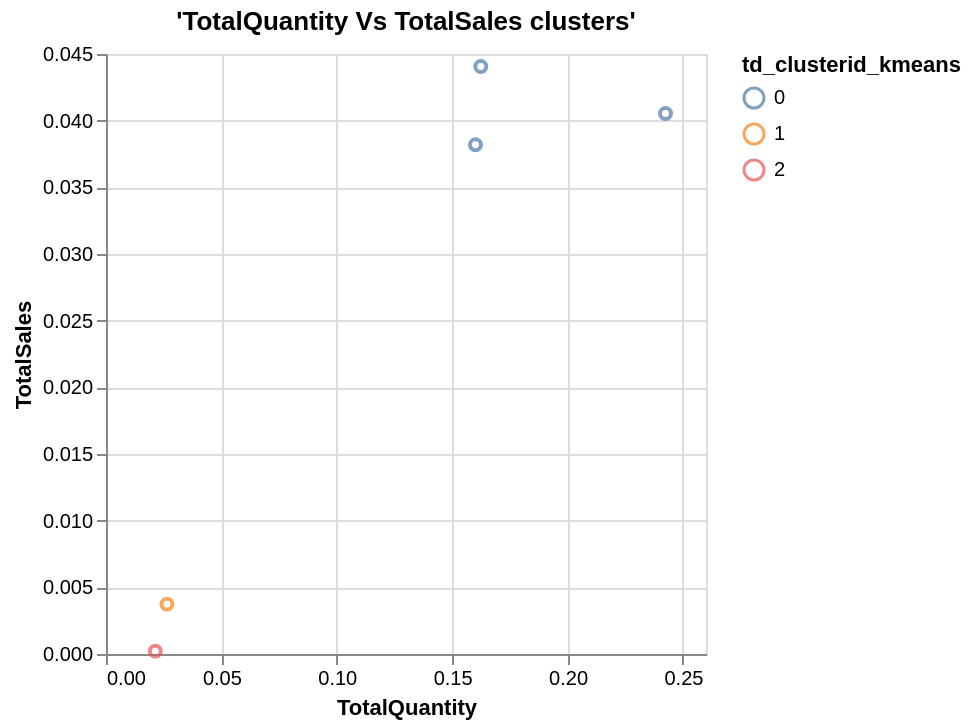

The notebook cell this image was saved under:
### Markdown cell above
<p style = 'font-size:16px;font-family:Arial'> In the above chart we have plotted TotalQuantity Vs TotalPrice to see how the clusters look like in the 2d plane where X axis is TotalQuantity and Y axis is TotalPrice. Note that this is only due to the limitation of visualization on being only in 2 dimensions where as the cluster creation is based on all 5 columns.

### Code cell
%chart x = TotalQuantity, y = TotalSales, groupingcol = td_clusterid_kmeans, typegroupingcol = nominal,
mark = point, title = 'TotalQuantity Vs TotalSales clusters', height = 400, width = 600

### Figure 1 — Vega-Lite specification as saved in the notebook (floating-point values rounded to 4 significant figures)
{"$schema": "https://vega.github.io/schema/vega-lite/v3.json", "data": {"format": {"type": "csv"}, "values": "\"CustomerID\",\"td_clusterid_kmeans\",\"td_distance_kmeans\",\"TotalQuantity\",\"TotalItems\",\"TotalPrice\",\"TotalSales\",\"SalesPerItem\"\n\"15374\",\"2\",\"0.04147118740725908\",\"0.02137468566638726\",\"0.0005414185165132648\",\"0.0036052731987260846\",\"0.00021492429019744693\",\"0.0008434310230929955\"\n\"15019\",\"1\",\"0.0509838152567159\",\"0.026404023470243086\",\"0.01705468327016784\",\"0.10739509277933083\",\"0.003739317486806601\",\"0.0005882019023836049\"\n\"12620\",\"0\",\"0.14898740487681394\",\"0.24245599329421627\",\"0.023822414726583648\",\"0.14855594402871763\",\"0.040543293758671134\",\"0.0047010560834923635\"\n\"14878\",\"0\",\"0.05447096894875489\",\"0.1624056999161777\",\"0.016513264753654576\",\"0.24183362793269123\",\"0.0440608549363791\",\"0.00734612045858292\"\n\"15122\",\"0\",\"0.08269319703535494\",\"0.1601005867560771\",\"0.017325392528424473\",\"0.2119791626110588\",\"0.03820030599897984\",\"0.006071843317494247\"\n"}, "encoding": {"color": {"field": "td_clusterid_kmeans", "type": "nominal"}, "x": {"axis": {"grid": true, "title": "TotalQuantity"}, "field": "TotalQuantity", "type": "quantitative"}, "y": {"axis": {"grid": true, "title": "TotalSales"}, "field": "TotalSales", "type": "quantitative"}}, "height": "400", "mark": {"color": "#4C78A8", "type": "point"}, "title": "'TotalQuantity Vs TotalSales clusters'", "width": "600"}
